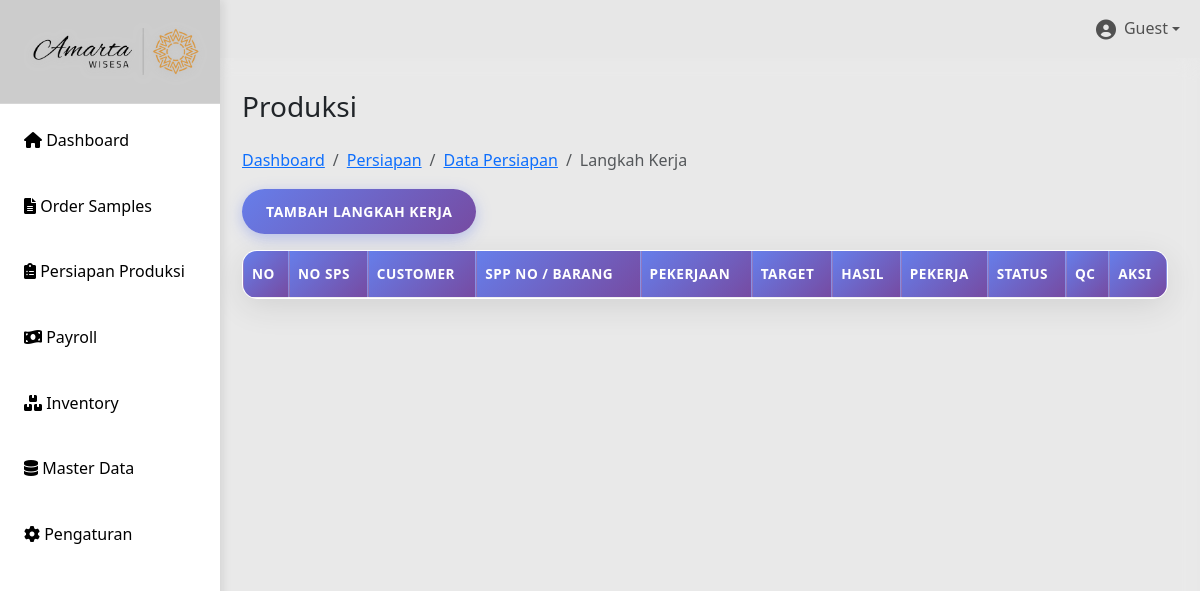
The app's page /produksi.php?id_sps=23, older data.
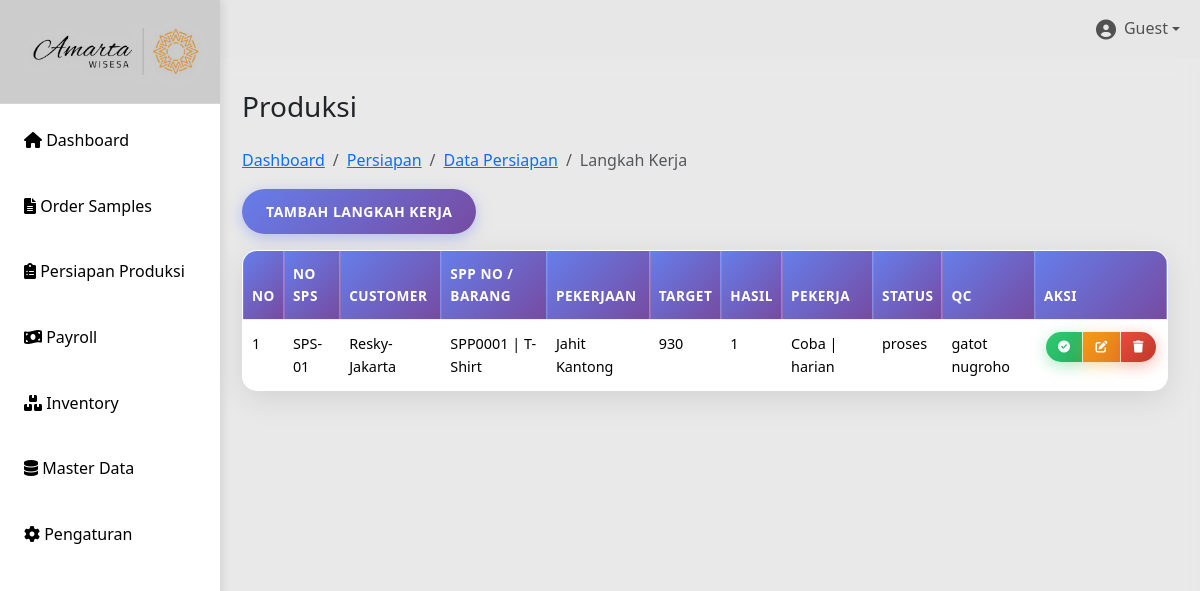
The same page, newer data.
### tables this page shows
CREATE TABLE `produksi` (
  `id` int(10) UNSIGNED NOT NULL,
  `id_sps` int(10) UNSIGNED NOT NULL,
  `kerjaan` varchar(255) NOT NULL,
  `target` int(11) DEFAULT 0,
  `hasil` int(11) DEFAULT 0,
  `pekerja` varchar(100) DEFAULT NULL,
  `status` enum('proses','pending','selesai') DEFAULT 'pending',
  `qc` varchar(100) DEFAULT NULL,
  `timestamp` timestamp NOT NULL DEFAULT current_timestamp()
);

CREATE TABLE `sps` (
  `id` int(10) UNSIGNED NOT NULL,
  `tanggal` date DEFAULT NULL,
  `sps_no` varchar(20) DEFAULT NULL,
  `customer` varchar(100) DEFAULT NULL,
  `item` varchar(100) DEFAULT NULL,
  `artikel` varchar(100) DEFAULT NULL,
  `qty` int(11) DEFAULT NULL,
  `size` varchar(20) DEFAULT NULL,
  `sample_product` varchar(255) DEFAULT NULL,
  `design` varchar(255) DEFAULT NULL,
  `st_chart` varchar(255) DEFAULT NULL,
  `material_sm` varchar(255) DEFAULT NULL,
  `pola_sample` varchar(255) DEFAULT NULL,
  `buat_sample` varchar(255) DEFAULT NULL,
  `kirim` date DEFAULT NULL,
  `approval` varchar(100) DEFAULT NULL,
  `sp_srx` varchar(100) DEFAULT NULL
);

CREATE TABLE `persiapan` (
  `id` int(11) UNSIGNED NOT NULL,
  `id_sps` int(10) UNSIGNED NOT NULL,
  `spp_no` varchar(50) NOT NULL DEFAULT '',
  `kode_barang` varchar(50) DEFAULT NULL,
  `nama_barang` varchar(100) DEFAULT NULL,
  `jumlah` int(11) DEFAULT NULL,
  `satuan` varchar(20) DEFAULT NULL,
  `harga` decimal(65,2) DEFAULT NULL,
  `total` decimal(10,2) DEFAULT NULL,
  `tanggal_persiapan` date NOT NULL,
  `pola` varchar(255) DEFAULT NULL,
  `marker` varchar(255) DEFAULT NULL,
  `upload_spk` varchar(255) DEFAULT NULL,
  `status` enum('pending','proses','selesai','batal') DEFAULT 'pending',
  `sp_srx` varchar(255) DEFAULT NULL,
  `created_at` datetime DEFAULT current_timestamp(),
  `updated_at` datetime DEFAULT current_timestamp() ON UPDATE current_timestamp()
);

### produksi.php (the view, shortened to what this page needs)
<?php
include 'includes/header.php';
include 'config/db.php';
$id_sps_row = isset($_GET['id_sps']) ? intval($_GET['id_sps']) : 0;
$sql = "SELECT p.id, p.id_sps, p.kerjaan, p.target, p.hasil, p.pekerja, p.status, p.qc,
               s.sps_no, s.customer, ps.spp_no, ps.nama_barang
        FROM produksi p
        LEFT JOIN sps s ON p.id_sps = s.id
        LEFT JOIN persiapan ps ON ps.id_sps = p.id_sps
        WHERE s.id = $id_sps_row";
$produksi = $conn->query($sql);
if ($produksi) {
    $produksi->data_seek(0);
}
$persiapan_id = null;
if ($id_sps_row > 0) {
    $sql = "SELECT id FROM persiapan WHERE id_sps = $id_sps_row LIMIT 1";
    $result_pr = $conn->query($sql);
    if ($row = $result_pr->fetch_assoc()) {
        $persiapan_id = $row['id'];
    }
}
?>
<div class="main-content">
    <div>
        <h1 class="h3 mb-4">Produksi</h1>
        <nav aria-label="breadcrumb">
            <ol class="breadcrumb">
                <li class="breadcrumb-item"><a href="index.php">Dashboard</a></li>
                <li class="breadcrumb-item"><a href="persiapan.php">Persiapan</a></li>
                <?php if ($persiapan_id): ?>
                    <li class="breadcrumb-item"><a href="detail-persiapan.php?id=<?= $persiapan_id ?>">Data Persiapan</a></li>
                <?php endif; ?>
                <li class="breadcrumb-item active">Langkah Kerja</li>
            </ol>
        </nav>
    </div>
    <button class="btn btn-primary mb-3" data-bs-toggle="modal" data-bs-target="#produksiModal" onclick="addProduksi()">Tambah Langkah Kerja</button>
    <table id="produksiTable" class="table table-bordered">
        <thead>
            <tr>
                <th>No</th>
                <th>No SPS</th>
                <th>Customer</th>
                <th>SPP No / Barang</th>
                <th>Pekerjaan</th>
                <th>Target</th>
                <th>Hasil</th>
                <th>Pekerja</th>
                <th>Status</th>
                <th>QC</th>
                <th>Aksi</th>
            </tr>
        </thead>
        <tbody>
            <?php $no=1; while($row = $produksi->fetch_assoc()): ?>
            <tr>
                <td><?= $no++ ?></td>
                <td><?= $row['sps_no'] ?></td>
                <td><?= $row['customer'] ?></td>
                <td><?= $row['spp_no'].' | '.$row['nama_barang'] ?></td>
                <td><?= $row['kerjaan'] ?></td>
                <td><?= $row['target'] ?></td>
                <td><?= $row['hasil'] ?></td>
                <td><?= $row['pekerja'] ?></td>
                <td><?= $row['status'] ?></td>
                <td><?= $row['qc'] ?></td>
                <td>
                    <div class="btn-group btn-group-sm" role="group">
                    <?php if($row['status'] != 'selesai'): ?>
                        <a href="?approve=<?= $row['id'] ?>" class="btn btn-success btn-sm"
                            onclick="return confirm('Apakah anda yakin ingin menyelesaikan proses ini?')"
                            title="Approve - Tandai Selesai">
                            <i class="fas fa-check-circle"></i>
                        </a>
                    <?php endif; ?>
                    <button class="btn btn-warning btn-sm"
                        onclick="editProduksi(<?= htmlspecialchars(json_encode($row)) ?>)"><i class="fas fa-edit"></i></button>
                    <a href="?delete=<?= $row['id'] ?>" class="btn btn-danger btn-sm"
                        onclick="return confirm('Hapus data ini?')"><i class="fas fa-trash"></i></a>
                    </div>
                </td>
            </tr>
            <?php endwhile; ?>
        </tbody>
    </table>
</div>

Row changes from the older to the newer data that the page shows:
added produksi: id_sps.sps_no "SPS-01", id_sps.customer "Resky-Jakarta", persiapan.spp_no "SPP0001", persiapan.nama_barang "T-Shirt", kerjaan "Jahit Kantong", target "930", hasil "1", pekerja "Coba | harian", status "proses", qc "gatot nugroho"
